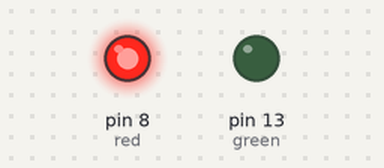
This sketch was run on a simulated Arduino Uno, built with avr-gcc and run on an emulated ATmega328P. Parts: output pins drawn as LEDs (lit = HIGH).

Above: at 2.0 s.
At 10.5 s:
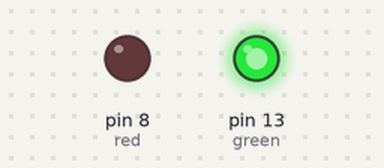
At 13.0 s:
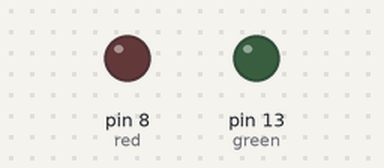
Timing chart, 0 to 17.6 s (numbered marks = the images above):
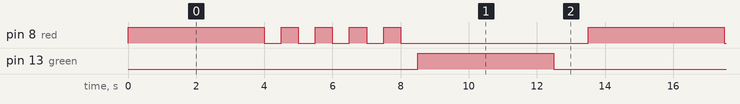

Measured:
- by itself, pin 8 (red): repeats every 13.5 s: 4 × (LOW 0.50 s, HIGH 0.50 s), LOW 5.5 s, HIGH 4.0 s
- by itself, pin 13 (green): alternates HIGH for 4.0 s and LOW for 9.5 s
- by itself, everything shown: repeats every 13.5 s, in 12 steps

The sketch:

traffic_light.ino
```cpp
const int red=8;
const int green=13;
void setup() {
  pinMode(red,OUTPUT);
  pinMode(green,OUTPUT);
  }

void loop() {
  digitalWrite(red,HIGH);
  delay(4000);
  digitalWrite(red,LOW);
  delay(500);
  digitalWrite(red,HIGH);
  delay(500);
  digitalWrite(red,LOW);
  delay(500);
  digitalWrite(red,HIGH);
  delay(500);
  digitalWrite(red,LOW);
  delay(500);
  digitalWrite(red,HIGH);
  delay(500);
  digitalWrite(red,LOW);
  delay(500);
  digitalWrite(red,HIGH);
  delay(500);
  digitalWrite(red,LOW);
  delay(500);
  digitalWrite(green,HIGH);
  delay(4000);
 digitalWrite(green ,LOW);
  delay(1000);

  // put your main code here, to run repeatedly:

}
```
